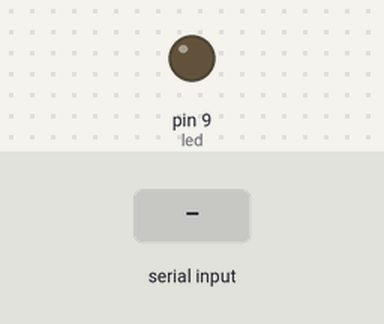
This sketch was run on a simulated Arduino Uno, built with avr-gcc and run on an emulated ATmega328P. On the bench: output pins drawn as LEDs (lit = HIGH). Inputs (shaded band) come from the test bench.

Above: at 1.2 s.
1.3 s: "a" received over the second serial link
At 1.7 s:
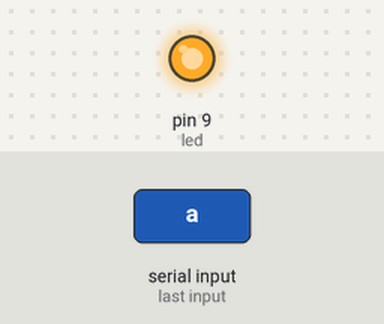
2.8 s: "1" received over the second serial link
At 4.1 s:
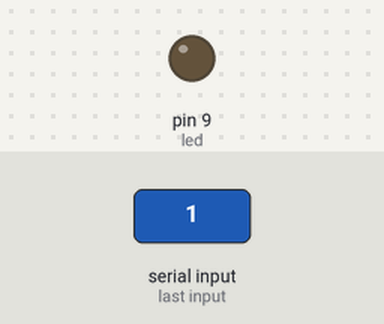
Timing chart, 0 to 5.8 s (numbered marks = the images above; inputs shaded):
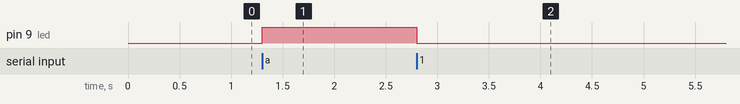

The sketch:

Bunty_BT_Slave.ino
```cpp
#include <SoftwareSerial.h>

SoftwareSerial Bluetooth(3, 2); // RX || TX --> Green || Yellow

const int led = 9;
bool button_toggle = false;

void setup() {
  // put your setup code here, to run once:
  Serial.begin(9600);
  Bluetooth.begin(38400);

  pinMode(led, OUTPUT);

}

void loop() {
  if (Bluetooth.available()) {

    if(Bluetooth.read() == 'a') {
        button_toggle = true;
    }
    else {
      button_toggle = false;
    }

  if (button_toggle) {
    digitalWrite(led, HIGH);
  } else {
    digitalWrite(led, LOW);
    }
  }
}
```

Measured:
- after the input at 1.3 s, pin 9 (led): LOW → HIGH at once
- after the input at 2.8 s, pin 9 (led): HIGH → LOW at once
